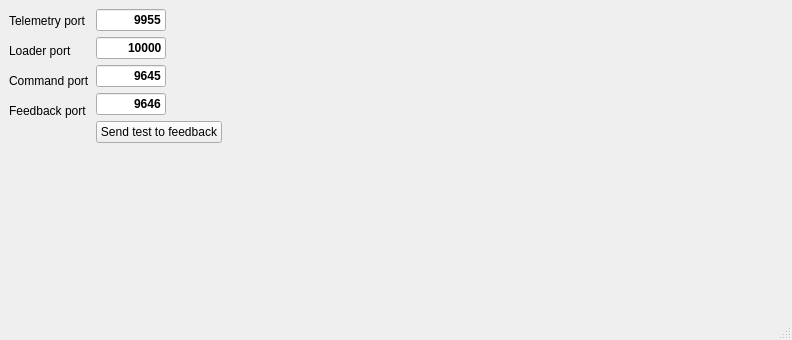
<?xml version="1.0" encoding="UTF-8"?>
<ui version="4.0">
 <class>Root</class>
 <widget class="QMainWindow" name="Root">
  <property name="geometry">
   <rect>
    <x>0</x>
    <y>0</y>
    <width>792</width>
    <height>340</height>
   </rect>
  </property>
  <property name="windowTitle">
   <string>Quasar Network Emulator</string>
  </property>
  <widget class="QWidget" name="centralwidget">
   <layout class="QHBoxLayout" name="horizontalLayout">
    <item>
     <layout class="QVBoxLayout" name="verticalLayout_2">
      <item>
       <widget class="QLabel" name="label">
        <property name="sizePolicy">
         <sizepolicy hsizetype="Preferred" vsizetype="Fixed">
          <horstretch>0</horstretch>
          <verstretch>0</verstretch>
         </sizepolicy>
        </property>
        <property name="minimumSize">
         <size>
          <width>0</width>
          <height>24</height>
         </size>
        </property>
        <property name="maximumSize">
         <size>
          <width>16777215</width>
          <height>24</height>
         </size>
        </property>
        <property name="text">
         <string>Telemetry port</string>
        </property>
       </widget>
      </item>
      <item>
       <widget class="QLabel" name="label_2">
        <property name="sizePolicy">
         <sizepolicy hsizetype="Preferred" vsizetype="Fixed">
          <horstretch>0</horstretch>
          <verstretch>0</verstretch>
         </sizepolicy>
        </property>
        <property name="minimumSize">
         <size>
          <width>0</width>
          <height>24</height>
         </size>
        </property>
        <property name="maximumSize">
         <size>
          <width>16777215</width>
          <height>24</height>
         </size>
        </property>
        <property name="text">
         <string>Loader port</string>
        </property>
       </widget>
      </item>
      <item>
       <widget class="QLabel" name="label_3">
        <property name="sizePolicy">
         <sizepolicy hsizetype="Preferred" vsizetype="Fixed">
          <horstretch>0</horstretch>
          <verstretch>0</verstretch>
         </sizepolicy>
        </property>
        <property name="minimumSize">
         <size>
          <width>0</width>
          <height>24</height>
         </size>
        </property>
        <property name="maximumSize">
         <size>
          <width>16777215</width>
          <height>24</height>
         </size>
        </property>
        <property name="text">
         <string>Command port</string>
        </property>
       </widget>
      </item>
      <item>
       <widget class="QLabel" name="label_4">
        <property name="sizePolicy">
         <sizepolicy hsizetype="Preferred" vsizetype="Fixed">
          <horstretch>0</horstretch>
          <verstretch>0</verstretch>
         </sizepolicy>
        </property>
        <property name="minimumSize">
         <size>
          <width>0</width>
          <height>24</height>
         </size>
        </property>
        <property name="maximumSize">
         <size>
          <width>16777215</width>
          <height>24</height>
         </size>
        </property>
        <property name="text">
         <string>Feedback port</string>
        </property>
       </widget>
      </item>
      <item>
       <spacer name="verticalSpacer_2">
        <property name="orientation">
         <enum>Qt::Vertical</enum>
        </property>
        <property name="sizeHint" stdset="0">
         <size>
          <width>20</width>
          <height>40</height>
         </size>
        </property>
       </spacer>
      </item>
     </layout>
    </item>
    <item>
     <layout class="QVBoxLayout" name="verticalLayout">
      <item>
       <widget class="QLineEdit" name="lineEdit">
        <property name="maximumSize">
         <size>
          <width>70</width>
          <height>16777215</height>
         </size>
        </property>
        <property name="font">
         <font>
          <bold>true</bold>
         </font>
        </property>
        <property name="layoutDirection">
         <enum>Qt::LeftToRight</enum>
        </property>
        <property name="text">
         <string>9955</string>
        </property>
        <property name="alignment">
         <set>Qt::AlignRight|Qt::AlignTrailing|Qt::AlignVCenter</set>
        </property>
       </widget>
      </item>
      <item>
       <widget class="QLineEdit" name="lineEdit_3">
        <property name="maximumSize">
         <size>
          <width>70</width>
          <height>16777215</height>
         </size>
        </property>
        <property name="font">
         <font>
          <bold>true</bold>
         </font>
        </property>
        <property name="layoutDirection">
         <enum>Qt::LeftToRight</enum>
        </property>
        <property name="text">
         <string>10000</string>
        </property>
        <property name="alignment">
         <set>Qt::AlignRight|Qt::AlignTrailing|Qt::AlignVCenter</set>
        </property>
       </widget>
      </item>
      <item>
       <widget class="QLineEdit" name="lineEdit_2">
        <property name="maximumSize">
         <size>
          <width>70</width>
          <height>16777215</height>
         </size>
        </property>
        <property name="font">
         <font>
          <bold>true</bold>
         </font>
        </property>
        <property name="layoutDirection">
         <enum>Qt::LeftToRight</enum>
        </property>
        <property name="text">
         <string>9645</string>
        </property>
        <property name="alignment">
         <set>Qt::AlignRight|Qt::AlignTrailing|Qt::AlignVCenter</set>
        </property>
       </widget>
      </item>
      <item>
       <widget class="QLineEdit" name="lineEdit_4">
        <property name="maximumSize">
         <size>
          <width>70</width>
          <height>16777215</height>
         </size>
        </property>
        <property name="font">
         <font>
          <bold>true</bold>
         </font>
        </property>
        <property name="layoutDirection">
         <enum>Qt::LeftToRight</enum>
        </property>
        <property name="text">
         <string>9646</string>
        </property>
        <property name="alignment">
         <set>Qt::AlignRight|Qt::AlignTrailing|Qt::AlignVCenter</set>
        </property>
       </widget>
      </item>
      <item>
       <widget class="QPushButton" name="pushButton">
        <property name="text">
         <string>Send test to feedback</string>
        </property>
       </widget>
      </item>
      <item>
       <spacer name="verticalSpacer">
        <property name="orientation">
         <enum>Qt::Vertical</enum>
        </property>
        <property name="sizeHint" stdset="0">
         <size>
          <width>20</width>
          <height>40</height>
         </size>
        </property>
       </spacer>
      </item>
     </layout>
    </item>
    <item>
     <spacer name="horizontalSpacer">
      <property name="orientation">
       <enum>Qt::Horizontal</enum>
      </property>
      <property name="sizeType">
       <enum>QSizePolicy::Expanding</enum>
      </property>
      <property name="sizeHint" stdset="0">
       <size>
        <width>336</width>
        <height>20</height>
       </size>
      </property>
     </spacer>
    </item>
   </layout>
  </widget>
  <widget class="QMenuBar" name="menubar">
   <property name="geometry">
    <rect>
     <x>0</x>
     <y>0</y>
     <width>792</width>
     <height>21</height>
    </rect>
   </property>
  </widget>
  <widget class="QStatusBar" name="statusbar"/>
 </widget>
 <resources/>
 <connections/>
</ui>
